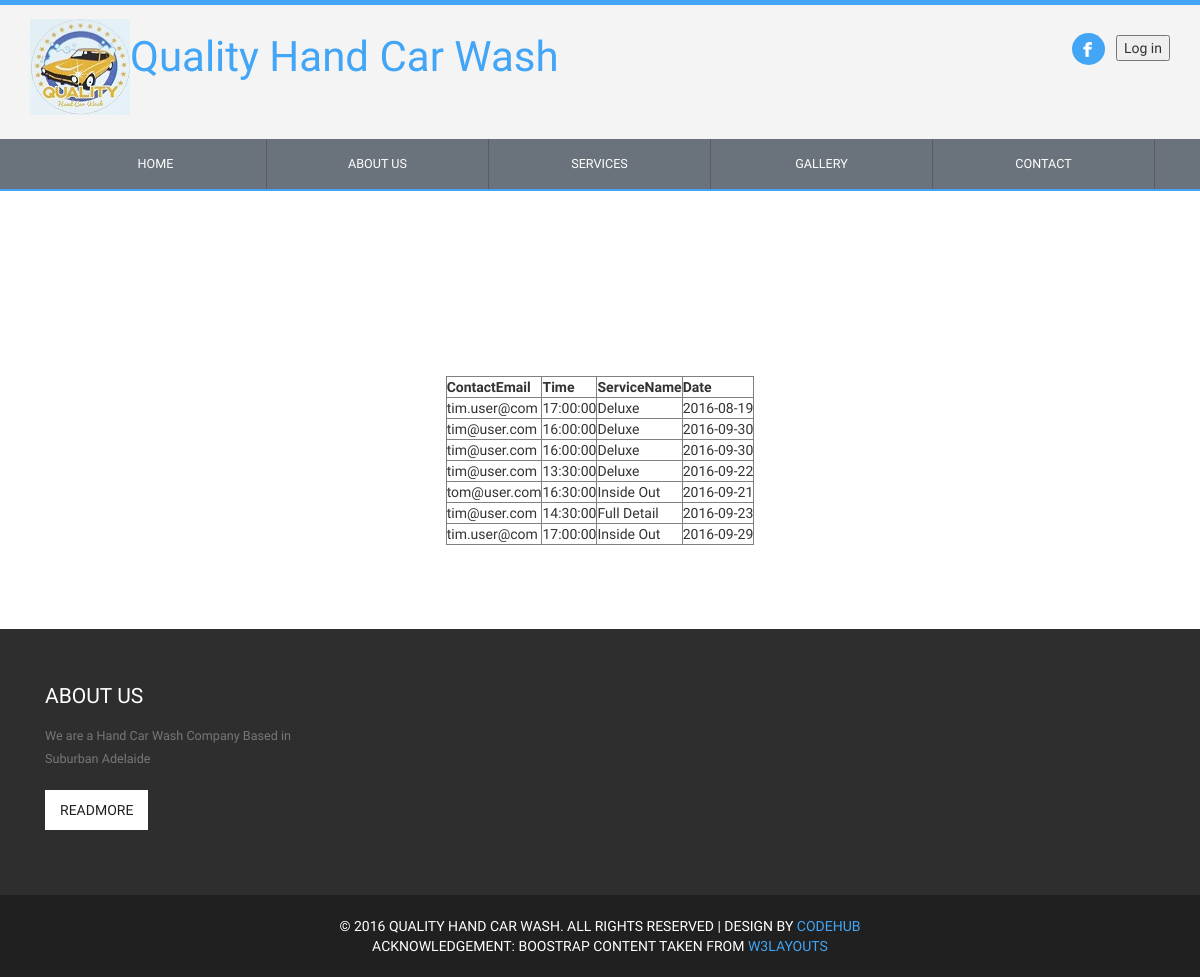
Screenshot of /bookinghistory.php with the database file from the repository.
### tables this page shows
CREATE TABLE IF NOT EXISTS `booking` (
  `BookingID` int(11) NOT NULL AUTO_INCREMENT,
  `ContactPerson` int(11) NOT NULL,
  `ContactEmail` varchar(20) NOT NULL,
  `Time` time NOT NULL,
  `ServiceName` varchar(18) NOT NULL,
  `Date` date NOT NULL,
  `status` varchar(25) DEFAULT NULL,
  PRIMARY KEY (`BookingID`)
);

### bookinghistory.php (the view, shortened to what this page needs)
<!DOCTYPE HTML>
<html>
	<head>
		<link href="css/style.css" rel="stylesheet" type="text/css"  media="all" />
		<link href="css/bootstrap.css" rel="stylesheet" type="text/css" media="all">
		<link rel="stylesheet" href="css/responsiveslides.css">
	</head>
	<body>
		<div class="header">
		<div class="container">
				<div class="logo">
                  <p><img src="images/Car_Wash_Logo.jpg" width="100" height="96" alt=""/><a href="index.html">Quality Hand Car Wash</a>
                  </p>
				</div>
				<div class="top-search-social-nav">
					<ul>
						<li class="active"><a href="#"><img src="images/facebook.png" title="Facebook" alt=""> </a>
                        </li>
                         <button type="button">Log in</button>
					</ul>
				</div>
				<div class="clearfix"> </div>
		  </div>
		</div>
		<div class="top-nav">
				<div class="container">
	   			<div id="navbar" class="navbar-collapse collapse">
	              <ul class="nav navbar-nav">
	                  <li class="home"><a href="index.html">Home</a></li>
					  <li class=""><a href="about.html">About Us</a></li>
					  <li class=""><a href="services.html">Services</a></li>
					  <li class=""><a href="gallery.html">Gallery</a></li>
					  <li class="contact"><a href="contact.html">Contact</a></li>
	              </ul>
	            </div>
				</div>
			</div>
	<div class="content">
		<div class="container">
			<div class="grids">
				<h4></h4><h5> </h5>
<div class="section group">
  <div class="col-md-3 we-do"> </div>
</div>
			</div>
			<div class="recent-places">
			<?php
$conn = mysql_connect("localhost","root","");
$query = "Select * from booking";
print "<table align='center' cellpadding=3 cellspacing=2 border=1>
       <th>ContactEmail</th>
	   <th>Time</th>
	   <th>ServiceName</th>
        <th>Date</th>";
$results = mysql_query($query, $conn);
while ($row = mysql_fetch_assoc($results))   {
     echo  "<tr><td>".$row['ContactEmail']."</td>";
      echo "<td>".$row['Time']."</td>";
     echo "<td>".$row['ServiceName']."</td>";
       echo  "<td>".$row['Date']."<br />"."</td></tr>";
}
print "</table>";
?>
			    </div>
                </div>
                </div>
	<div class="footer">
                  <div class="container">
			<div class="col-md-3 footer-grid">
				<h3>About us</h3>
				<p>We are a Hand Car Wash Company Based in Suburban Adelaide</p>
				<a href="#">ReadMore</a>
			</div>
			<div class="clearfix"> </div>
		</div>
	</div>
	<div class="copy-right">
		<p>&copy; 2016 Quality Hand Car Wash. All rights reserved | Design by <a href="https://sites.google.com/site/codehub05/"> CodeHub </a></p> <p> Acknowledgement: Boostrap content taken from <a href="http://w3layouts.com/"> W3layouts </a></p>
	</div>
	</body>
</html>

### css/style.css (style rules this page uses)
h4, h5, h6, h1, h2, h3 { margin: 0; }
ul, ol { margin: 0; }
p { margin: 0; }
html, body { font-family: 'Hind-Regular'; font-size: 100%; background:#fff; }
body { font-family: 'Sintony', sans-serif !important; border-top:5px solid #42A5F5; }
body a { text-decoration:none; transition:0.5s all; -webkit-transition:0.5s all; -moz-transition:0.5s all; -o-transition:0.5s all; -ms-transition:0.5s all; }
.header { padding:1em 0em; background:rgba(238, 238, 238, 0.63); }
.top-search-social-nav ul { margin:1em 0em 0em 0em; padding:0px; }
.logo { float:left; }
.logo a { font-size:3em; color: #42a5f5; font-family: 'Fjalla One', sans-serif; }
.top-search-social-nav ul li { display:inline-block; }
.top-search-social-nav ul li a { background: #000; padding: 8px 9px; -webkit-transition: all 0.3s ease-out; -moz-transition: all 0.3s ease-out; -ms-transition: all 0.3s ease-out; -o-transition: all 0.3s ease-out; transition: all 0.3s ease-out; display: block; margin: 0px 8px 0px 0px; -webkit-border-radius: 50%; -moz-border-radius: 50%; border-radius: 50%; font-family: 'Sintony', sans-serif; line-height: 1em; }
.top-search-social-nav li.active> a, .top-search-social-nav li> a:hover { background:#42a5f5; }
.top-search-social-nav { float:right; }
.top-nav { background:#6a737b; border-bottom: 2px solid #42A5F5; }
.top-nav ul li { display:inline-block; float:left; width:20%; border-right: 1px solid rgba(78, 78, 78, 0.57); }
.top-nav li a { padding: 15px 101px; display: block; text-transform: uppercase; color: #FFF; -webkit-transition: all 0.3s ease-out; -moz-transition: all 0.3s ease-out; -ms-transition: all 0.3s ease-out; -o-transition: all 0.3s ease-out; transition: all 0.3s ease-out; font-size: 0.9em; text-align: center; font-family: 'Sintony', sans-serif; }
.navbar-nav { float: none !important; }
.content { margin:6em 0em; }
.section { clear: both; padding: 0px; margin: 0px; }
.group:before, .group:after { content:""; display:table; }
.group:after { clear:both; }
.group { zoom:1; }
.grids h5 { float: right; width: 85%; background: url(../images/hd-bg.png) 0% 73% repeat-x; display: inline-block; padding: 10px; height: 15px; margin:0em; }
.recent-places { margin: 5em 0em 0em 0em; }
.we-do { padding: 0em 0.6em 0em 0em !important; }
.footer { background:#2E2E2E; padding:4em 0em; }
.footer-grid h3 { font-family: 'Sintony', sans-serif; color: #FFF; font-size: 1.5em; text-transform: uppercase; margin: 0em 0em 0.8em 0em; }
.footer-grid p { font-size: 0.9em; color: #777; line-height: 1.8em; font-family: 'Sintony', sans-serif; }
.footer-grid a { font-family: 'Sintony', sans-serif; color: #202020; font-size: 1em; text-transform: uppercase; background: #FFF; padding: 10px 15px; display: inline-block; margin: 9px 0; -webkit-transition: all 0.3s ease-out; -moz-transition: all 0.3s ease-out; -ms-transition: all 0.3s ease-out; -o-transition: all 0.3s ease-out; transition: all 0.3s ease-out; }
.copy-right { text-align:center; padding:1.5em 0em; background:#202020; }
.copy-right p { font-family: 'Sintony', sans-serif; color: #FFF; font-size: 1em; margin: 0em; text-transform: uppercase; }
.copy-right p a { color:#42a5f5; font-family: 'Sintony', sans-serif; -webkit-transition: all 0.3s ease-out; -moz-transition: all 0.3s ease-out; -ms-transition: all 0.3s ease-out; -o-transition: all 0.3s ease-out; transition: all 0.3s ease-out; }
@media (max-width:1366px) { .top-nav li a { padding: 15px 95.6px; } }
@media (max-width:1366px) { .grids h5 { width: 84%; } }
@media (max-width:1280px) { .top-nav li a { padding: 15px 87.9px; } }
@media (max-width:1280px) { .grids h5 { width: 84%; } }

### rows the page displays
booking: ContactEmail "tim.user@com", Time "17:00:00", ServiceName "Deluxe", Date "2016-08-19"
booking: ContactEmail "tim@user.com", Time "16:00:00", ServiceName "Deluxe", Date "2016-09-30"
booking: ContactEmail "tim@user.com", Time "16:00:00", ServiceName "Deluxe", Date "2016-09-30"
booking: ContactEmail "tim@user.com", Time "13:30:00", ServiceName "Deluxe", Date "2016-09-22"
booking: ContactEmail "tom@user.com", Time "16:30:00", ServiceName "Inside Out", Date "2016-09-21"
booking: ContactEmail "tim@user.com", Time "14:30:00", ServiceName "Full Detail", Date "2016-09-23"
booking: ContactEmail "tim.user@com", Time "17:00:00", ServiceName "Inside Out", Date "2016-09-29"
